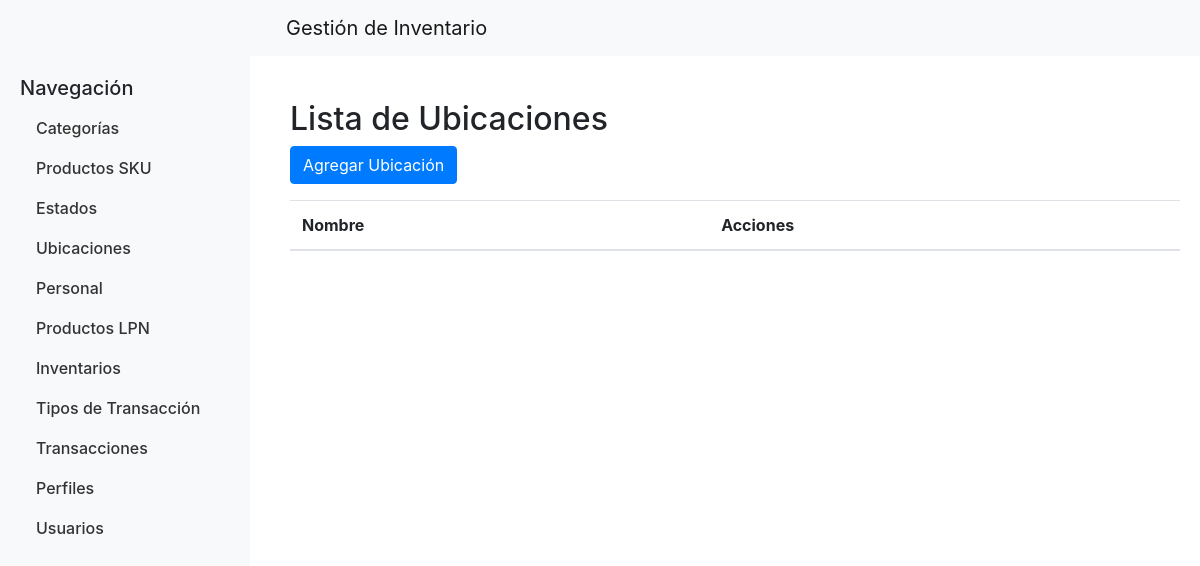
Page /ubicaciones/ (signed in) on the earlier database version.
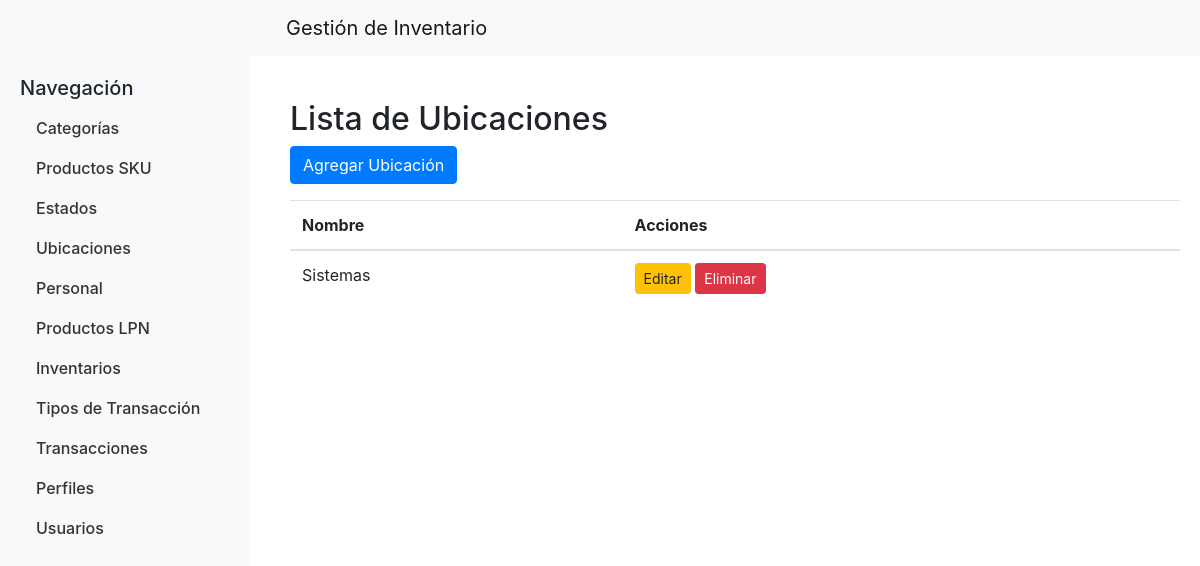
Same page on the later database version.
### productos/models.py (models this page shows, shortened)
class Ubicacion(models.Model):
    id_ubicacion = models.AutoField(primary_key=True)
    nombre = models.CharField(max_length=100)
    descripcion = models.TextField(null=True, blank=True)
    eje1 = models.CharField(max_length=100, null=True, blank=True)
    eje2 = models.CharField(max_length=100, null=True, blank=True)
    eje3 = models.CharField(max_length=100, null=True, blank=True)
    class Meta:
        db_table = 'ubicacion'

### productos/views.py (the view)
# urls.py: path('ubicaciones/', ubicacion_list, name='ubicacion_list'),
@login_required
def ubicacion_list(request):
    ubicaciones = Ubicacion.objects.all()
    return render(request, 'ubicacion_list.html', {'ubicaciones': ubicaciones})

### productos/templates/ubicacion_list.html (shortened to what this page needs)
{% extends 'base.html' %}
{% block content %}
<h2>Lista de Ubicaciones</h2>
<a href="{% url 'ubicacion_create' %}" class="btn btn-primary mb-3">Agregar Ubicación</a>
<table class="table">
    <thead>
        <tr>
            <th>Nombre</th>
            <th>Acciones</th>
        </tr>
    </thead>
    <tbody>
        {% for ubicacion in ubicaciones %}
        <tr>
            <td>{{ ubicacion.nombre }}</td>
            <td>
                <a href="{% url 'ubicacion_update' ubicacion.id_ubicacion %}" class="btn btn-warning btn-sm">Editar</a>
                <a href="{% url 'ubicacion_delete' ubicacion.id_ubicacion %}" class="btn btn-danger btn-sm">Eliminar</a>
            </td>
        </tr>
        {% endfor %}
    </tbody>
</table>
{% endblock %}

Differences in the rows shown:
added Ubicacion: nombre "Sistemas"
